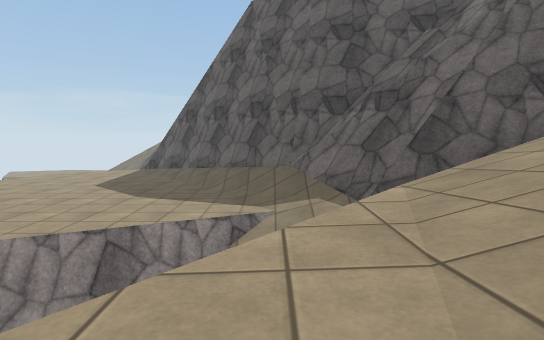
View 1 (above)

12 first-person views from a walk through a Unity game level. The camera is 0.72 m above the floor, tilts 6° down and sees 80° across. Doors are open. The floor is counted in squares, 1 m on a side. Each view is taken from the middle of a square. On the plan, view 1 faces up. The plan holds only what a view shows up to about 10 squares ahead; the rest is blank. The place goes on beyond the plan. The player is left out. Surface patterns are stand-ins for the level's own textures.

View 2
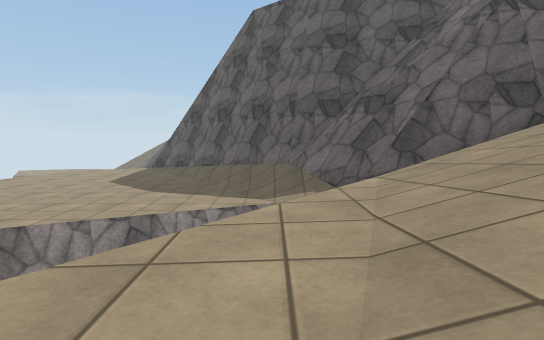

View 3
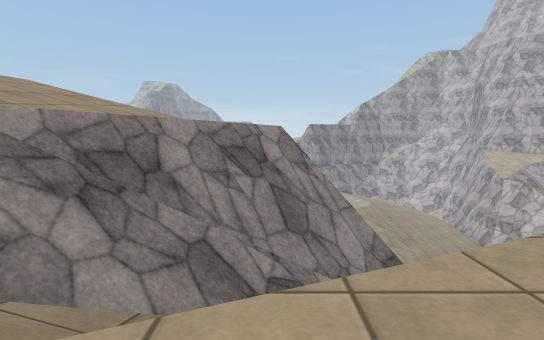

View 4
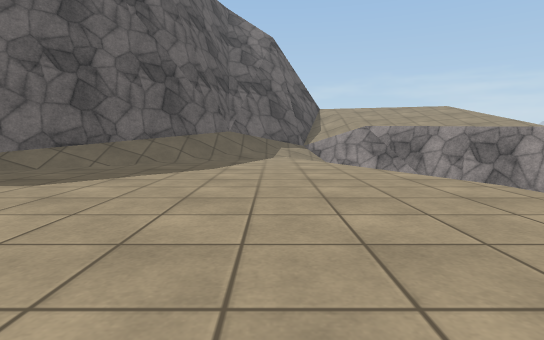

View 5
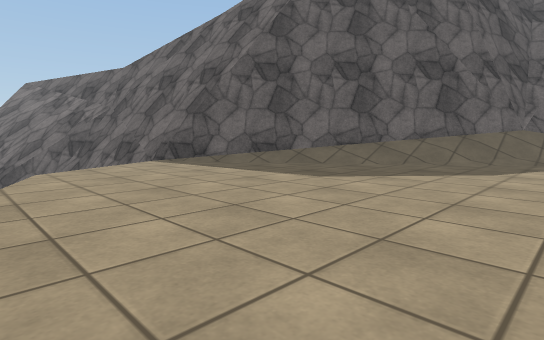

View 6
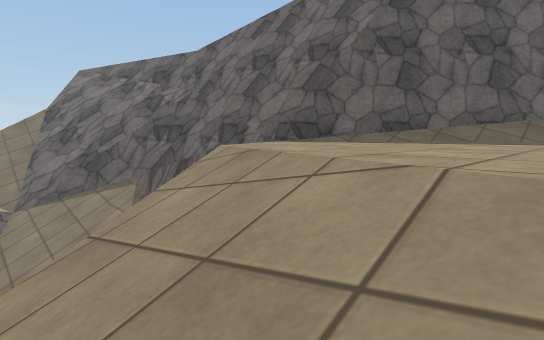

View 7
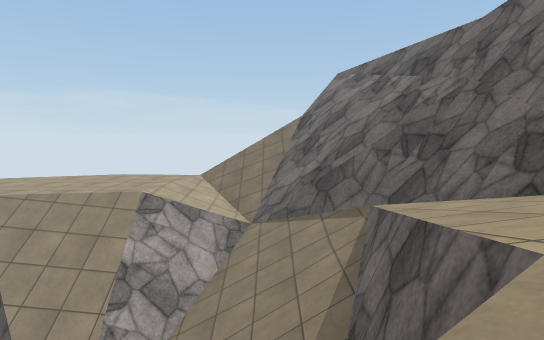

View 8
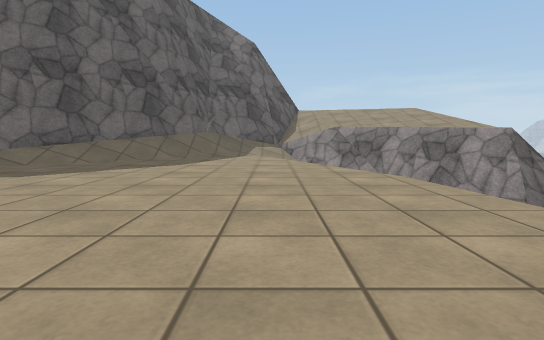

View 9
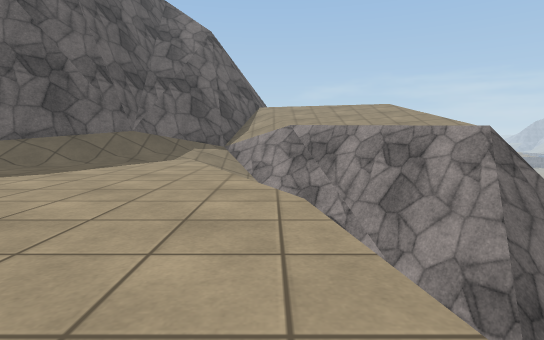

View 10
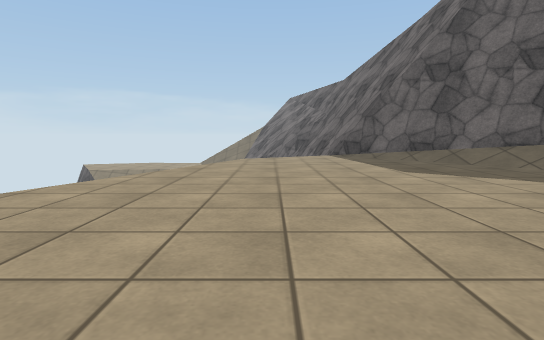

View 11
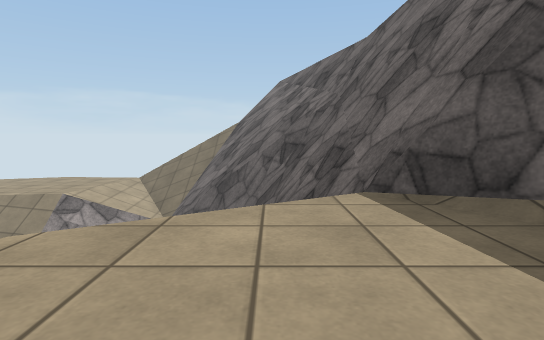

View 12
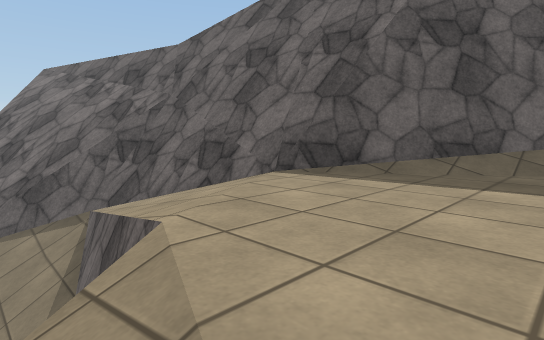

### Floor plan
Key: @ floor where view 1 was taken; # wall or solid block; . main floor; - floor 0.35 m lower than the main floor; : floor 0.95 m higher than the main floor; / step, stairs or slope; = window, fence, low wall or low ledge; ^ raised ledge; v drop or lower ground.
Columns run from 18 left of view 1 to 3 right of it. Each row starts with its distance up from view 1.
 22 v////////=#v^^
 21  ////////=^=#^
 20    //////==^^^
 19       //=#/^^
 18        /#//#^
 17         #///#
 16         v-...#
 15        v/.....^
 14       //......##
 13      ///.......##
 12      //......../##
 11      //........./#^
 10       .........../#^^
  9       ............/=^
  8       ............//^^
  7       ...........=//=#
  6        ........v=//  /
  5         .....v== /////
  4          vvv    //==//
  3                /=^=://
  2              =^^^#:://
  1              #^=v::///
  0              #vvv:@///
 -1                v  //

Where each view was taken, in squares from view 1:
view 1: 0 up, 0 right, facing up
view 2: 1 down, 0 right, facing up
view 3: 8 up, 2 left, facing down
view 4: 8 up, 11 left, facing right
view 5: 8 up, 11 left, facing up-right
view 6: 11 up, 13 left, facing up-right
view 7: 14 up, 11 left, facing up
view 8: 7 up, 12 left, facing right
view 9: 5 up, 10 left, facing right
view 10: 5 up, 9 left, facing up
view 11: 13 up, 8 left, facing up
view 12: 13 up, 11 left, facing up-right
